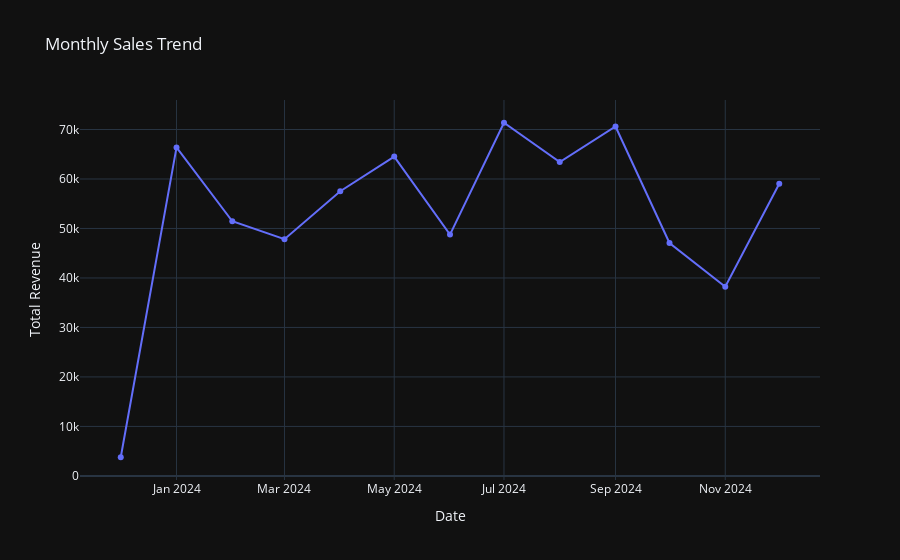

The notebook cell this image was saved under:
### Code cell
# Monthly Revenue
monthly_sales = full_data.groupby(["Year", "Month"])["TotalValue"].sum().reset_index()

# Correct Date column creation
monthly_sales["Date"] = pd.to_datetime(monthly_sales[["Year", "Month"]].assign(Day=1))

# Plot using Plotly
import plotly.express as px

fig = px.line(monthly_sales, x="Date", y="TotalValue", title="Monthly Sales Trend", markers=True)
fig.update_layout(xaxis_title="Date", yaxis_title="Total Revenue", template="plotly_dark")
fig.show()

### Figure 1 — Plotly figure (JSON) as saved in the notebook; plotly's stock layout.template omitted (floating-point values rounded to 4 significant figures)
{"data": [{"hovertemplate": "Date=%{x}<br>TotalValue=%{y}<extra></extra>", "legendgroup": "", "line": {"color": "#636efa", "dash": "solid"}, "marker": {"symbol": "circle"}, "mode": "lines+markers", "name": "", "orientation": "v", "showlegend": false, "type": "scatter", "x": ["2023-12-01T00:00:00", "2024-01-01T00:00:00", "2024-02-01T00:00:00", "2024-03-01T00:00:00", "2024-04-01T00:00:00", "2024-05-01T00:00:00", "2024-06-01T00:00:00", "2024-07-01T00:00:00", "2024-08-01T00:00:00", "2024-09-01T00:00:00", "2024-10-01T00:00:00", "2024-11-01T00:00:00", "2024-12-01T00:00:00"], "xaxis": "x", "y": [3770.0, 66380.0, 51460.0, 47830.0, 57520.0, 64530.0, 48770.0, 71370.0, 63440.0, 70600.0, 47060.0, 38220.0, 59050.0], "yaxis": "y"}], "layout": {"legend": {"tracegroupgap": 0}, "title": {"text": "Monthly Sales Trend"}, "xaxis": {"anchor": "y", "domain": [0, 1], "title": {"text": "Date"}}, "yaxis": {"anchor": "x", "domain": [0, 1], "title": {"text": "Total Revenue"}}}}
